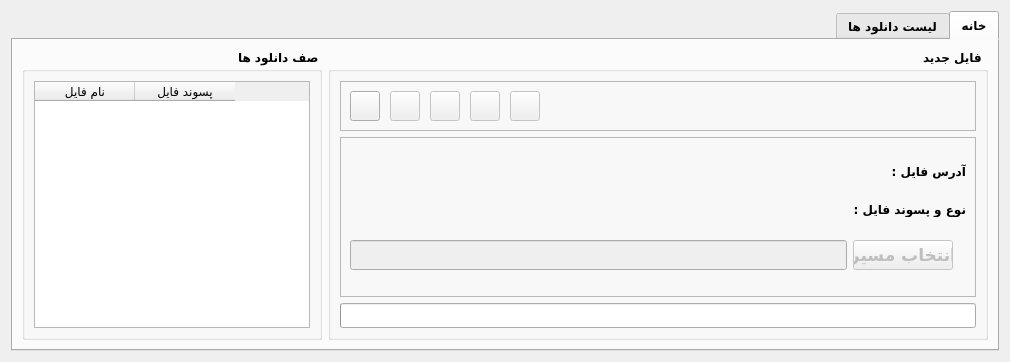
<?xml version="1.0" encoding="UTF-8"?>
<ui version="4.0">
 <class>MainWindow</class>
 <widget class="QDialog" name="MainWindow">
  <property name="geometry">
   <rect>
    <x>0</x>
    <y>0</y>
    <width>1010</width>
    <height>362</height>
   </rect>
  </property>
  <property name="font">
   <font>
    <family>Nazanin</family>
    <weight>75</weight>
    <bold>true</bold>
   </font>
  </property>
  <property name="windowTitle">
   <string>Download Manager</string>
  </property>
  <layout class="QVBoxLayout" name="verticalLayout_2">
   <item>
    <widget class="QTabWidget" name="tabWidget">
     <property name="layoutDirection">
      <enum>Qt::RightToLeft</enum>
     </property>
     <property name="currentIndex">
      <number>0</number>
     </property>
     <widget class="QWidget" name="insertNewTab">
      <attribute name="title">
       <string>خانه</string>
      </attribute>
      <layout class="QGridLayout" name="gridLayout_2">
       <item row="0" column="2" rowspan="2">
        <widget class="QGroupBox" name="groupBox">
         <property name="minimumSize">
          <size>
           <width>300</width>
           <height>0</height>
          </size>
         </property>
         <property name="maximumSize">
          <size>
           <width>300</width>
           <height>16777215</height>
          </size>
         </property>
         <property name="title">
          <string>صف دانلود ها</string>
         </property>
         <layout class="QVBoxLayout" name="verticalLayout_4">
          <item>
           <widget class="QTableWidget" name="pending_list">
            <property name="font">
             <font>
              <family>Nazanin</family>
              <weight>50</weight>
              <bold>false</bold>
             </font>
            </property>
            <property name="layoutDirection">
             <enum>Qt::LeftToRight</enum>
            </property>
            <property name="editTriggers">
             <set>QAbstractItemView::NoEditTriggers</set>
            </property>
            <property name="selectionBehavior">
             <enum>QAbstractItemView::SelectRows</enum>
            </property>
            <column>
             <property name="text">
              <string>نام فایل</string>
             </property>
             <property name="textAlignment">
              <set>AlignCenter</set>
             </property>
            </column>
            <column>
             <property name="text">
              <string>پسوند فایل</string>
             </property>
             <property name="textAlignment">
              <set>AlignCenter</set>
             </property>
            </column>
           </widget>
          </item>
         </layout>
        </widget>
       </item>
       <item row="0" column="1" rowspan="2">
        <widget class="QGroupBox" name="groupBox_2">
         <property name="title">
          <string>فایل جدید</string>
         </property>
         <layout class="QVBoxLayout" name="verticalLayout">
          <item>
           <widget class="QFrame" name="frame_2">
            <property name="sizePolicy">
             <sizepolicy hsizetype="Preferred" vsizetype="Fixed">
              <horstretch>0</horstretch>
              <verstretch>0</verstretch>
             </sizepolicy>
            </property>
            <property name="minimumSize">
             <size>
              <width>0</width>
              <height>50</height>
             </size>
            </property>
            <property name="maximumSize">
             <size>
              <width>16777215</width>
              <height>50</height>
             </size>
            </property>
            <property name="frameShape">
             <enum>QFrame::StyledPanel</enum>
            </property>
            <property name="frameShadow">
             <enum>QFrame::Raised</enum>
            </property>
            <widget class="QPushButton" name="clear_btn">
             <property name="enabled">
              <bool>false</bool>
             </property>
             <property name="geometry">
              <rect>
               <x>170</x>
               <y>10</y>
               <width>30</width>
               <height>30</height>
              </rect>
             </property>
             <property name="sizePolicy">
              <sizepolicy hsizetype="Fixed" vsizetype="Fixed">
               <horstretch>0</horstretch>
               <verstretch>0</verstretch>
              </sizepolicy>
             </property>
             <property name="maximumSize">
              <size>
               <width>30</width>
               <height>30</height>
              </size>
             </property>
             <property name="text">
              <string/>
             </property>
             <property name="icon">
              <iconset>
               <normaloff>../icons/clear.png</normaloff>../icons/clear.png</iconset>
             </property>
            </widget>
            <widget class="QPushButton" name="stop_btn">
             <property name="enabled">
              <bool>false</bool>
             </property>
             <property name="geometry">
              <rect>
               <x>130</x>
               <y>10</y>
               <width>30</width>
               <height>30</height>
              </rect>
             </property>
             <property name="sizePolicy">
              <sizepolicy hsizetype="Fixed" vsizetype="Fixed">
               <horstretch>0</horstretch>
               <verstretch>0</verstretch>
              </sizepolicy>
             </property>
             <property name="maximumSize">
              <size>
               <width>30</width>
               <height>30</height>
              </size>
             </property>
             <property name="text">
              <string/>
             </property>
             <property name="icon">
              <iconset>
               <normaloff>../icons/stop.png</normaloff>../icons/stop.png</iconset>
             </property>
             <property name="iconSize">
              <size>
               <width>20</width>
               <height>20</height>
              </size>
             </property>
            </widget>
            <widget class="QPushButton" name="download_btn">
             <property name="enabled">
              <bool>false</bool>
             </property>
             <property name="geometry">
              <rect>
               <x>50</x>
               <y>10</y>
               <width>30</width>
               <height>30</height>
              </rect>
             </property>
             <property name="sizePolicy">
              <sizepolicy hsizetype="Fixed" vsizetype="Fixed">
               <horstretch>30</horstretch>
               <verstretch>30</verstretch>
              </sizepolicy>
             </property>
             <property name="minimumSize">
              <size>
               <width>30</width>
               <height>30</height>
              </size>
             </property>
             <property name="maximumSize">
              <size>
               <width>30</width>
               <height>30</height>
              </size>
             </property>
             <property name="text">
              <string/>
             </property>
             <property name="icon">
              <iconset>
               <normaloff>../icons/download.png</normaloff>../icons/download.png</iconset>
             </property>
            </widget>
            <widget class="QPushButton" name="pause_btn">
             <property name="enabled">
              <bool>false</bool>
             </property>
             <property name="geometry">
              <rect>
               <x>90</x>
               <y>10</y>
               <width>30</width>
               <height>30</height>
              </rect>
             </property>
             <property name="sizePolicy">
              <sizepolicy hsizetype="Fixed" vsizetype="Fixed">
               <horstretch>0</horstretch>
               <verstretch>0</verstretch>
              </sizepolicy>
             </property>
             <property name="maximumSize">
              <size>
               <width>30</width>
               <height>30</height>
              </size>
             </property>
             <property name="text">
              <string/>
             </property>
             <property name="icon">
              <iconset>
               <normaloff>../icons/play.png</normaloff>../icons/play.png</iconset>
             </property>
             <property name="iconSize">
              <size>
               <width>35</width>
               <height>35</height>
              </size>
             </property>
            </widget>
            <widget class="QPushButton" name="addNew_btn">
             <property name="geometry">
              <rect>
               <x>10</x>
               <y>10</y>
               <width>30</width>
               <height>30</height>
              </rect>
             </property>
             <property name="sizePolicy">
              <sizepolicy hsizetype="Fixed" vsizetype="Fixed">
               <horstretch>0</horstretch>
               <verstretch>0</verstretch>
              </sizepolicy>
             </property>
             <property name="minimumSize">
              <size>
               <width>0</width>
               <height>30</height>
              </size>
             </property>
             <property name="maximumSize">
              <size>
               <width>30</width>
               <height>30</height>
              </size>
             </property>
             <property name="text">
              <string/>
             </property>
             <property name="icon">
              <iconset>
               <normaloff>../icons/plus.png</normaloff>../icons/plus.png</iconset>
             </property>
            </widget>
           </widget>
          </item>
          <item>
           <widget class="QFrame" name="frame">
            <property name="frameShape">
             <enum>QFrame::StyledPanel</enum>
            </property>
            <property name="frameShadow">
             <enum>QFrame::Raised</enum>
            </property>
            <layout class="QGridLayout" name="gridLayout">
             <item row="1" column="0">
              <widget class="QLabel" name="fileAddr_lbl">
               <property name="sizePolicy">
                <sizepolicy hsizetype="Fixed" vsizetype="Fixed">
                 <horstretch>0</horstretch>
                 <verstretch>0</verstretch>
                </sizepolicy>
               </property>
               <property name="layoutDirection">
                <enum>Qt::RightToLeft</enum>
               </property>
               <property name="text">
                <string>آدرس فایل :</string>
               </property>
              </widget>
             </item>
             <item row="3" column="1">
              <widget class="QLineEdit" name="selectedPath_le">
               <property name="enabled">
                <bool>false</bool>
               </property>
               <property name="sizePolicy">
                <sizepolicy hsizetype="MinimumExpanding" vsizetype="Fixed">
                 <horstretch>0</horstretch>
                 <verstretch>0</verstretch>
                </sizepolicy>
               </property>
               <property name="minimumSize">
                <size>
                 <width>0</width>
                 <height>30</height>
                </size>
               </property>
               <property name="font">
                <font>
                 <family>Ubuntu</family>
                 <weight>50</weight>
                 <bold>false</bold>
                </font>
               </property>
              </widget>
             </item>
             <item row="1" column="1">
              <widget class="QLabel" name="fileAddr_lbl2">
               <property name="sizePolicy">
                <sizepolicy hsizetype="Ignored" vsizetype="Preferred">
                 <horstretch>0</horstretch>
                 <verstretch>0</verstretch>
                </sizepolicy>
               </property>
               <property name="font">
                <font>
                 <family>Ubuntu</family>
                 <weight>50</weight>
                 <bold>false</bold>
                </font>
               </property>
               <property name="text">
                <string/>
               </property>
              </widget>
             </item>
             <item row="2" column="1">
              <widget class="QLabel" name="fileExt_lbl_2">
               <property name="sizePolicy">
                <sizepolicy hsizetype="Preferred" vsizetype="Fixed">
                 <horstretch>0</horstretch>
                 <verstretch>0</verstretch>
                </sizepolicy>
               </property>
               <property name="font">
                <font>
                 <family>Ubuntu</family>
                 <weight>50</weight>
                 <bold>false</bold>
                </font>
               </property>
               <property name="text">
                <string/>
               </property>
              </widget>
             </item>
             <item row="3" column="0">
              <widget class="QPushButton" name="choosePath_btn">
               <property name="enabled">
                <bool>false</bool>
               </property>
               <property name="sizePolicy">
                <sizepolicy hsizetype="Fixed" vsizetype="Fixed">
                 <horstretch>0</horstretch>
                 <verstretch>0</verstretch>
                </sizepolicy>
               </property>
               <property name="minimumSize">
                <size>
                 <width>100</width>
                 <height>30</height>
                </size>
               </property>
               <property name="maximumSize">
                <size>
                 <width>100</width>
                 <height>30</height>
                </size>
               </property>
               <property name="font">
                <font>
                 <family>Koodak</family>
                 <pointsize>13</pointsize>
                 <weight>75</weight>
                 <bold>true</bold>
                </font>
               </property>
               <property name="layoutDirection">
                <enum>Qt::LeftToRight</enum>
               </property>
               <property name="text">
                <string>انتخاب مسیر</string>
               </property>
              </widget>
             </item>
             <item row="2" column="0">
              <widget class="QLabel" name="fileExt_lbl">
               <property name="sizePolicy">
                <sizepolicy hsizetype="Fixed" vsizetype="Fixed">
                 <horstretch>0</horstretch>
                 <verstretch>0</verstretch>
                </sizepolicy>
               </property>
               <property name="layoutDirection">
                <enum>Qt::RightToLeft</enum>
               </property>
               <property name="text">
                <string>نوع و پسوند فایل :</string>
               </property>
              </widget>
             </item>
            </layout>
           </widget>
          </item>
          <item>
           <widget class="QProgressBar" name="progressBar">
            <property name="layoutDirection">
             <enum>Qt::LeftToRight</enum>
            </property>
            <property name="autoFillBackground">
             <bool>true</bool>
            </property>
            <property name="alignment">
             <set>Qt::AlignCenter</set>
            </property>
            <property name="invertedAppearance">
             <bool>false</bool>
            </property>
           </widget>
          </item>
         </layout>
        </widget>
       </item>
      </layout>
     </widget>
     <widget class="QWidget" name="listViewTab">
      <attribute name="title">
       <string>لیست دانلود ها</string>
      </attribute>
      <layout class="QVBoxLayout" name="verticalLayout_3">
       <item>
        <widget class="QTableWidget" name="listofDownload_tw">
         <property name="font">
          <font>
           <family>Nazanin</family>
           <weight>50</weight>
           <bold>false</bold>
          </font>
         </property>
         <column>
          <property name="text">
           <string>ردیف</string>
          </property>
         </column>
         <column>
          <property name="text">
           <string>نام فایل</string>
          </property>
         </column>
         <column>
          <property name="text">
           <string>پسوند فایل</string>
          </property>
         </column>
         <column>
          <property name="text">
           <string>تاریخ دانلود</string>
          </property>
         </column>
         <column>
          <property name="text">
           <string>زمان دانلود</string>
          </property>
         </column>
         <column>
          <property name="text">
           <string>وضعیت دانلود</string>
          </property>
         </column>
        </widget>
       </item>
      </layout>
     </widget>
    </widget>
   </item>
  </layout>
 </widget>
 <resources/>
 <connections/>
</ui>
